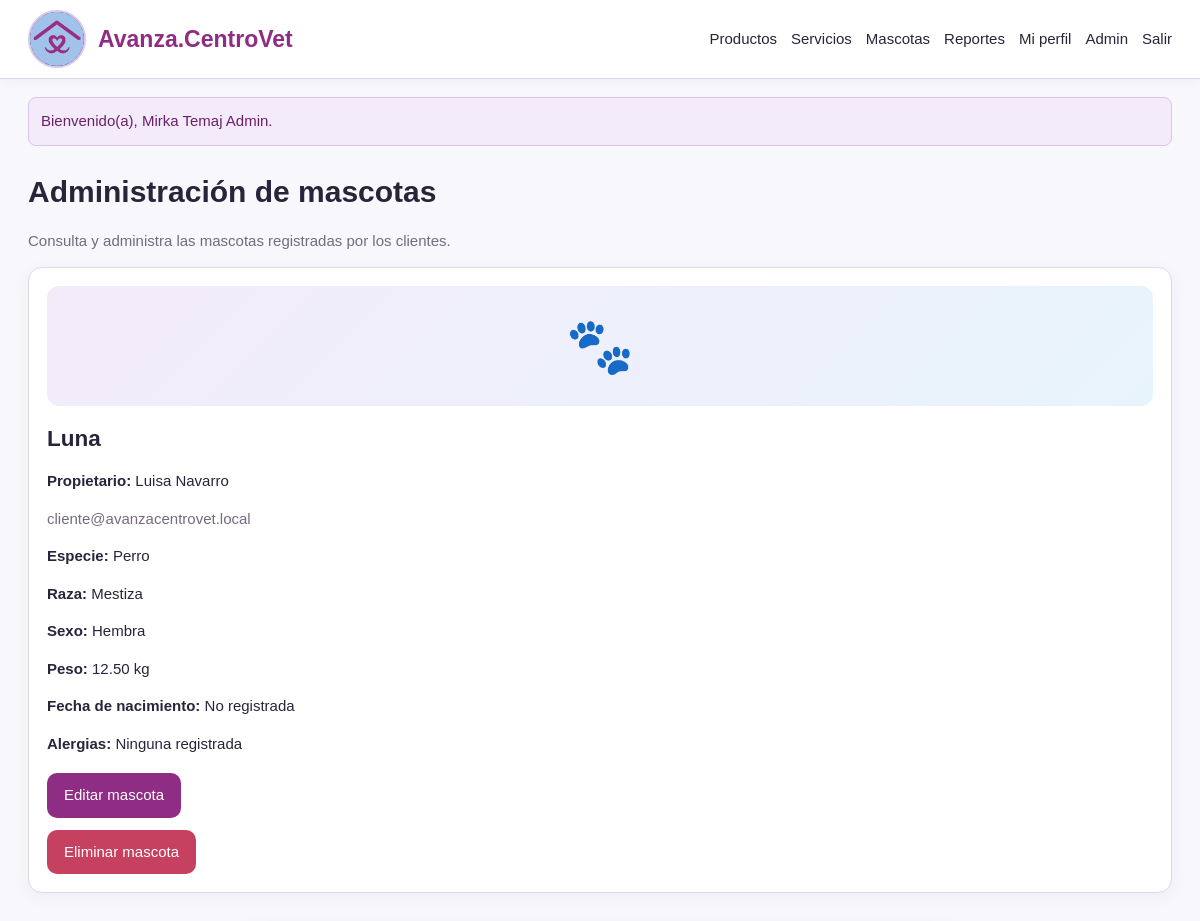
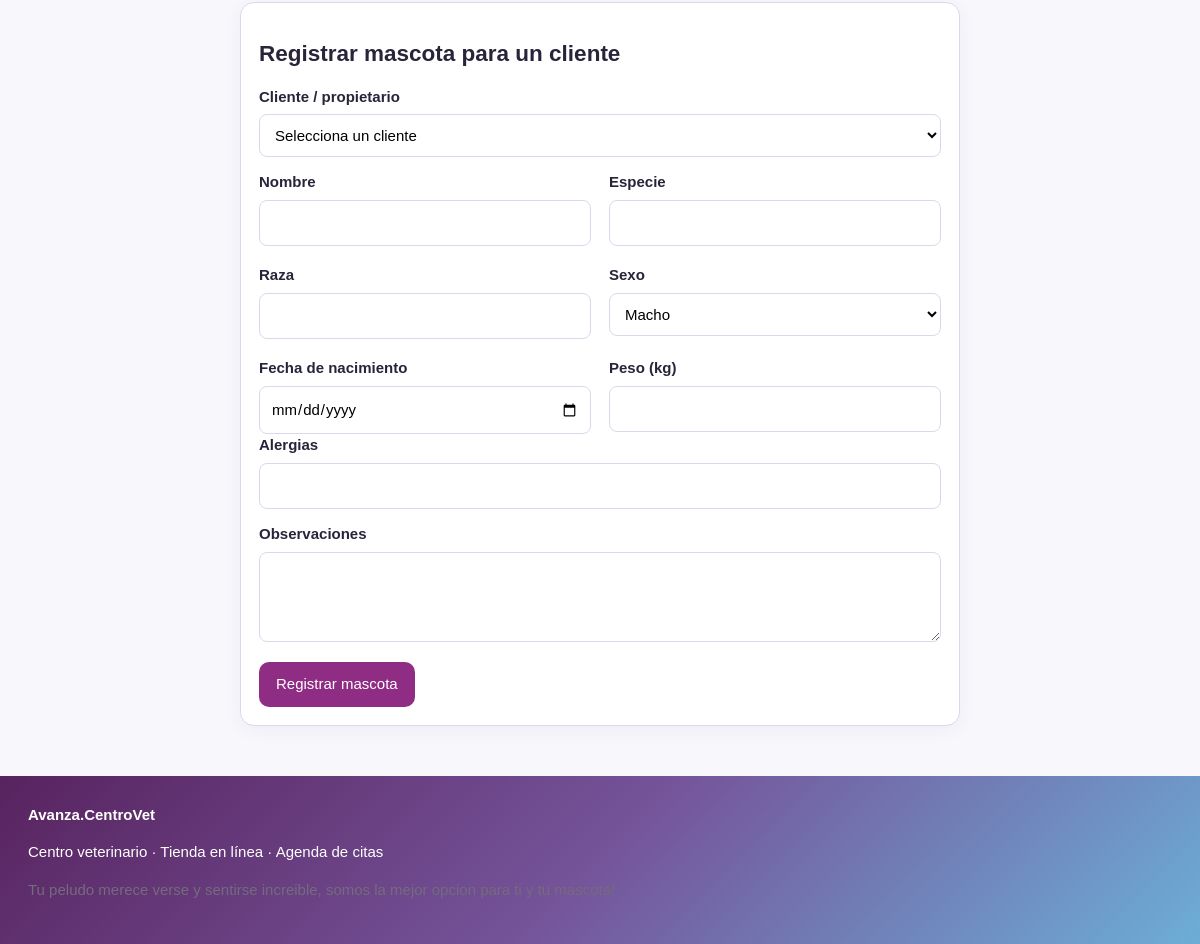
The page /mascotas.php (signed in) on the database its author committed (2 pictures, top to bottom).
### tables this page shows
CREATE TABLE `mascotas` (
  `id` int NOT NULL,
  `usuario_id` int NOT NULL,
  `nombre` varchar(100) NOT NULL,
  `especie` varchar(60) NOT NULL,
  `raza` varchar(100) DEFAULT NULL,
  `sexo` enum('Macho','Hembra','No especificado') DEFAULT 'No especificado',
  `fecha_nacimiento` date DEFAULT NULL,
  `peso` decimal(6,2) DEFAULT NULL,
  `alergias` varchar(255) DEFAULT NULL,
  `observaciones` text
);

CREATE TABLE `usuarios` (
  `id` int NOT NULL,
  `nombre` varchar(120) NOT NULL,
  `email` varchar(150) NOT NULL,
  `password` varchar(255) NOT NULL,
  `rol` enum('cliente','admin','veterinario') NOT NULL DEFAULT 'cliente',
  `telefono` varchar(30) DEFAULT NULL,
  `direccion` varchar(255) DEFAULT NULL,
  `estado` tinyint(1) DEFAULT '1',
  `fecha_registro` timestamp NULL DEFAULT CURRENT_TIMESTAMP
);

### includes/funciones.php (called while the page is built, shortened)
<?php
function esAdmin(){ return ($_SESSION['rol'] ?? '') === 'admin'; }
function e($v){ return htmlspecialchars((string)$v,ENT_QUOTES,'UTF-8'); }

### mascotas.php (the view, shortened to what this page needs)
<?php
require 'includes/config.php';
require 'includes/funciones.php';
$admin = esAdmin();
if ($admin) {
    $stmt = $pdo->query("
        SELECT
            m.*,
            u.nombre AS propietario,
            u.email AS propietario_email
        FROM mascotas m
        INNER JOIN usuarios u
            ON u.id = m.usuario_id
        ORDER BY m.id DESC
    ");
    $mascotas =
        $stmt->fetchAll(PDO::FETCH_ASSOC);
}
require 'includes/header.php';
?>
<?php if ($admin): ?>
    <h1>
        Administración de mascotas
    </h1>
    <p class="muted">
        Consulta y administra las mascotas registradas
        por los clientes.
    </p>
<?php endif; ?>
<?php if (empty($mascotas)): ?>
    <div class="card">
        <p class="muted">
            No hay mascotas registradas.
        </p>
    </div>
<?php else: ?>
<div class="grid">
<?php foreach ($mascotas as $mascota): ?>
    <article class="card">
        <div
            class="product-img"
            style="
                height:120px;
                font-size:55px;
            "
        >
            🐾
        </div>
        <h2>
            <?= e($mascota['nombre']) ?>
        </h2>
        <?php if ($admin): ?>
            <p>
                <strong>
                    Propietario:
                </strong>
                <?= e(
                    $mascota['propietario']
                ) ?>
            </p>
            <p class="muted">
                <?= e(
                    $mascota['propietario_email']
                ) ?>
            </p>
        <?php endif; ?>
        <p>
            <strong>Especie:</strong>
            <?= e($mascota['especie']) ?>
        </p>
        <p>
            <strong>Raza:</strong>
            <?= e(
                $mascota['raza']
                ?: 'No especificada'
            ) ?>
        </p>
        <p>
            <strong>Sexo:</strong>
            <?= e(
                $mascota['sexo']
                ?: 'No especificado'
            ) ?>
        </p>
        <p>
            <strong>Peso:</strong>
            <?php if (
                $mascota['peso'] !== null
            ): ?>
                <?= e($mascota['peso']) ?> kg
            <?php else: ?>
                No registrado
            <?php endif; ?>
        </p>
        <p>
            <strong>Fecha de nacimiento:</strong>
            <?= e(
                $mascota['fecha_nacimiento']
                ?: 'No registrada'
            ) ?>
        </p>
        <p>
            <strong>Alergias:</strong>
            <?= e(
                $mascota['alergias']
                ?: 'Ninguna registrada'
            ) ?>
        </p>
        <details style="margin-top:18px;">
            <summary
                class="btn"
                style="
                    cursor:pointer;
                    text-align:center;
                "
            >
                Editar mascota
            </summary>
        </details>
        <?php if ($admin): ?>
            <form
                method="post"
                style="margin-top:12px;"
                onsubmit="
                    return confirm(
                        '¿Deseas eliminar esta mascota?'
                    );
                "
            >
                <button
                    type="submit"
                    class="btn danger"
                >
                    Eliminar mascota
                </button>
            </form>
        <?php endif; ?>
    </article>
<?php endforeach; ?>
</div>
<?php endif; ?>
<form
    class="card"
    method="post"
    style="margin-top:30px;"
>
    <?php if ($admin): ?>
        <h2>
            Registrar mascota para un cliente
        </h2>
    <?php else: ?>
        <h2>
            Registrar mascota
        </h2>
    <?php endif; ?>
    <?php if ($admin): ?>
        <div class="form-group">
            <label>
                Cliente / propietario
            </label>
            <select
                name="usuario_id"
                required
            >
                <option value="">
                    Selecciona un cliente
                </option>
            </select>
        </div>
    <?php endif; ?>
    <div class="grid">
        <div>
            <label>
                Nombre
            </label>
            <input
                name="nombre"
                required
            >
        </div>
        <div>
            <label>
                Especie
            </label>
            <input
                name="especie"
                required
            >
        </div>
        <div>
            <label>
                Raza
            </label>
            <input
                name="raza"
            >
        </div>
        <div>
            <label>
                Sexo
            </label>
            <select name="sexo">
                <option value="Macho">
                    Macho
                </option>
            </select>
        </div>
        <div>
            <label>
                Fecha de nacimiento
            </label>
            <input
                type="date"
                name="fecha_nacimiento"
            >
        </div>
        <div>
            <label>
                Peso (kg)
            </label>
            <input
                type="number"
                step="0.01"
                min="0"
                name="peso"
            >
        </div>
    </div>
    <div class="form-group">
        <label>
            Alergias
        </label>
        <input name="alergias">
    </div>
    <div class="form-group">
        <label>
            Observaciones
        </label>
        <textarea
            name="observaciones"
        ></textarea>
    </div>
    <button
        type="submit"
        class="btn"
    >
        <?php if ($admin): ?>
            Registrar mascota
        <?php else: ?>
            Guardar mascota
        <?php endif; ?>
    </button>
</form>
<?php
require 'includes/footer.php';
?>

### assets/css/style.css (style rules this page uses)
:root { --p:#8f2c83; --p2:#6c1f68; --lila:#d9c5ef; --lila-claro:#f3ebfa; --celeste:#a7c8ef; --celeste-claro:#e8f4fc; --bg:#f8f7fc; --txt:#29243a; --mut:#746b7d; --danger:#c64060; --border:#ded7ea; --soft:#f1edf7; --white:#ffffff; }
* { box-sizing:border-box; }
html { scroll-behavior:smooth; }
body { margin:0; background:var(--bg); color:var(--txt); font:15px/1.5 Arial,sans-serif; }
h1, h2, h3 { line-height:1.2; color:var(--txt); }
h1 { margin-top:28px; }
.btn { display:inline-block; border:0; border-radius:10px; background:var(--p); color:#fff; padding:11px 17px; text-decoration:none; cursor:pointer; font:inherit; transition: background .2s ease, transform .2s ease, box-shadow .2s ease; }
.btn.danger { background:var(--danger); }
.grid { display:grid; grid-template-columns:repeat(auto-fit,minmax(220px,1fr)); gap:18px; }
.card { background:#fff; border:1px solid var(--border); border-radius:14px; padding:18px; box-shadow: 0 4px 18px rgba(80,50,100,.05); }
.product-img { width:100%; height:170px; background: linear-gradient( 135deg, var(--lila-claro), var(--celeste-claro) ); border-radius:12px; display:flex; align-items:center; justify-content:center; overflow:hidden; margin-bottom:14px; }
form.card { max-width:720px; margin:24px auto; }
.form-group { margin-bottom:14px; }
label { display:block; font-weight:700; margin-bottom:6px; }
input, select, textarea { width:100%; padding:11px; border:1px solid var(--border); border-radius:8px; background:#fff; font:inherit; }
textarea { resize:vertical; min-height:90px; }
.muted { color:var(--mut); }

### rows shown on the page
mascotas: nombre "Luna", usuario.nombre "Luisa Navarro", usuario.email "cliente@avanzacentrovet.local", especie "Perro", raza "Mestiza", sexo "Hembra", peso "12.50", fecha_nacimiento "No registrada", alergias "Ninguna registrada"

### other values the page prints
$_SESSION['flash'] "Bienvenido(a), Mirka Temaj Admin."
